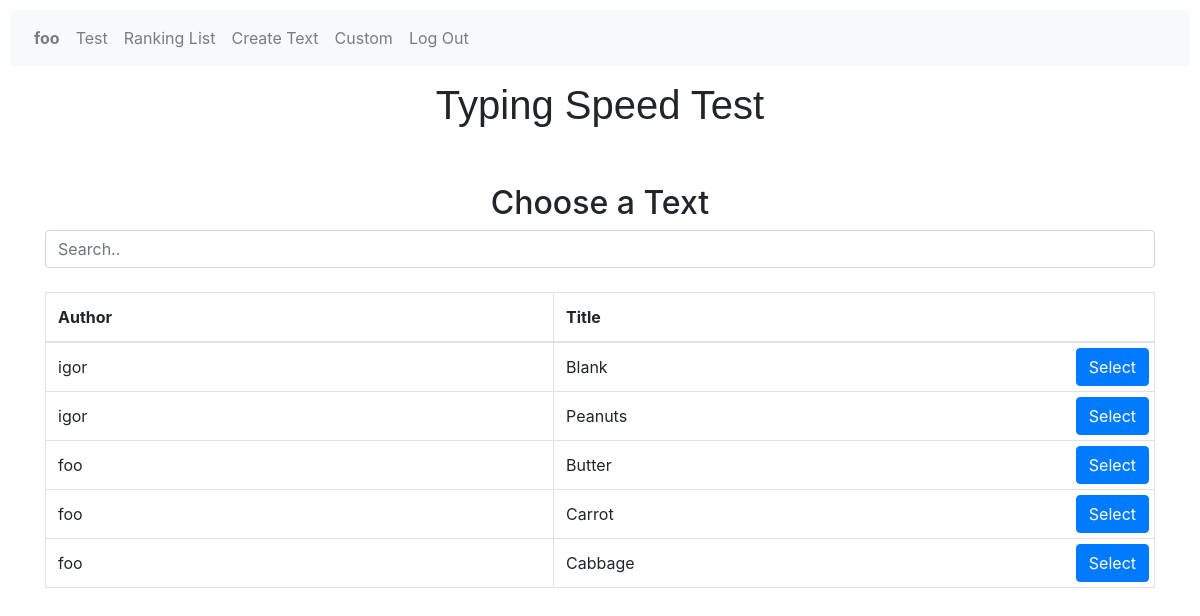
The app's page /custom (signed in) with its own data.
### type_speed/models.py (models this page shows, shortened)
class User(AbstractUser):
    gender = models.CharField(max_length=32, default='other')

class CustomText(models.Model):
    user = models.ForeignKey(User, on_delete=models.CASCADE, related_name="texts")
    title = models.CharField(max_length=64, default="Blank")
    text = models.TextField()

### type_speed/views.py (the view)
# urls.py: path("custom", views.custom, name="custom"),
def custom(request):
    if User.objects.filter(username=request.user):
        texts = CustomText.objects.all()
        return render(request, 'type_speed/custom.html', {
            "texts": texts
        })
    else:
        return redirect('login')

### type_speed/templates/type_speed/custom.html (shortened to what this page needs)
{% extends "type_speed/layout.html" %}
{% load static %}
{% block body %}
   <h1>Typing Speed Test</h1><br>
   <div id="text-selection">
    <div class="container mt-3">
        <h2>Choose a Text</h2>
        <input class="form-control" id="myInput" type="text" placeholder="Search..">
        <br>
        <table class="table table-bordered">
        <thead>
            <tr>
            <th>Author</th>
            <th>Title</th>
            </tr>
        </thead>
        <tbody id="myTable">
            {% for text in texts %}
                <tr id="{{ text.id }}">
                    <td data-search="{{ text.user }}">{{ text.user }}</td>
                    <td class="title-row" data-search="{{ text.title }}">
                        {{ text.title }}
                        <button class="btn btn-primary" onclick="load_text('{{ text.id }}')">Select</button>
                    </td>
                </tr>
            {% endfor %}
        </tbody>
        </table>
    </div>
  </div>
{% endblock %}

### type_speed/templates/type_speed/layout.html (shortened to what this page needs)
{% load static %}
<!DOCTYPE html>
<html lang="en">
    <head>
        <link rel="stylesheet" href="https://stackpath.bootstrapcdn.com/bootstrap/4.4.1/css/bootstrap.min.css">
        <link href="{% static 'type_speed/styles.css' %}" rel="stylesheet">
    </head>
    <body>
        <nav class="navbar navbar-expand-lg navbar-light bg-light navbar-custom">
            <div>
              <ul class="navbar-nav mr-auto flex-nowrap">
                {% if user.is_authenticated %}
                    <li class="nav-item">
                        <a class="nav-link" href="{% url 'profile' username=request.user %}"><strong>{{ user.username }}</strong></a>
                    </li>
                {% endif %}
                <li class="nav-item">
                  <a class="nav-link" href="{% url 'index' %}">Test</a>
                </li>
                <li class="nav-item">
                    <a class="nav-link" href="{% url 'filtered' mode='Standart' %}">Ranking List</a>
                </li>
                {% if user.is_authenticated %}
                <li class="nav-item">
                    <a class="nav-link" href="{% url 'create_text' %}">Create Text</a>
                </li>
                {% endif %}
                {% if user.is_authenticated %}
                    <li class="nav-item">
                        <a class="nav-link" href="{% url 'custom' %}">Custom</a>
                    </li>
                    <li class="nav-item">
                        <a class="nav-link" href="{% url 'logout' %}">Log Out</a>
                    </li>
                {% endif %}
              </ul>
            </div>
          </nav>
        <div class="body">
            {% block body %}
            {% endblock %}
        </div>
    </body>
</html>

### type_speed/static/type_speed/styles.css (style rules this page uses)
body { margin: 10px; }
h1 { text-align: center; margin: 15px; font-family: sans-serif; }
h2 { text-align: center; }
.title-row { position: relative; }
.title-row button { position: absolute; right: 0; top: 50%; transform: translateY(-50%); margin-right: 5px; }

### records on screen
User: username "foo"
CustomText: user "igor", title "Blank"
CustomText: user "igor", title "Peanuts"
CustomText: user "foo", title "Butter"
CustomText: user "foo", title "Carrot"
CustomText: user "foo", title "Cabbage"
